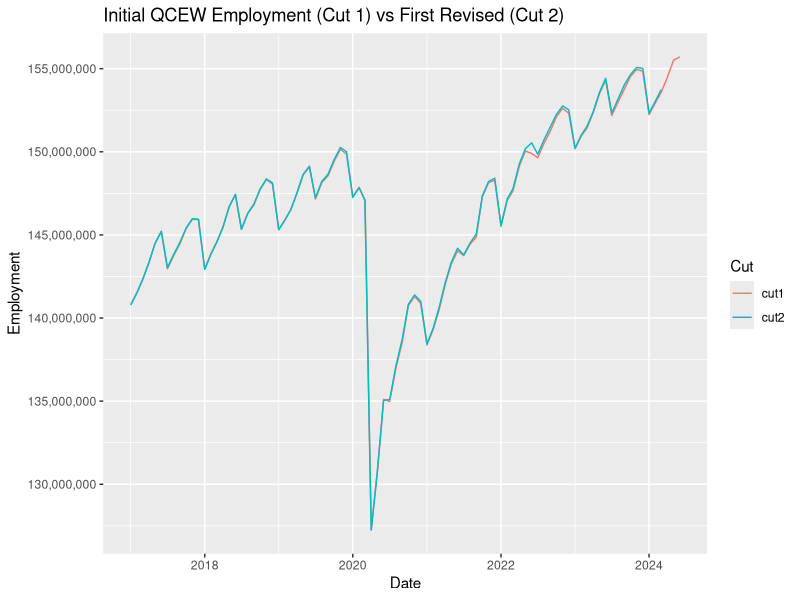
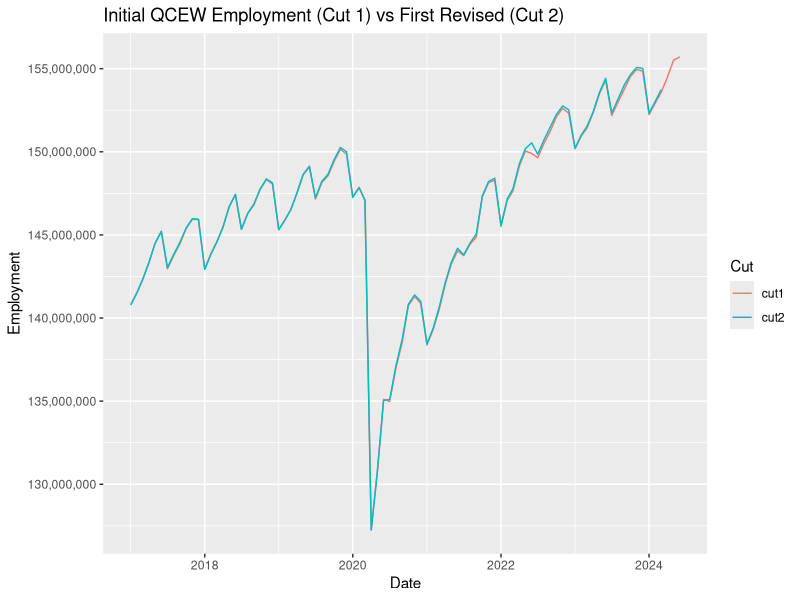
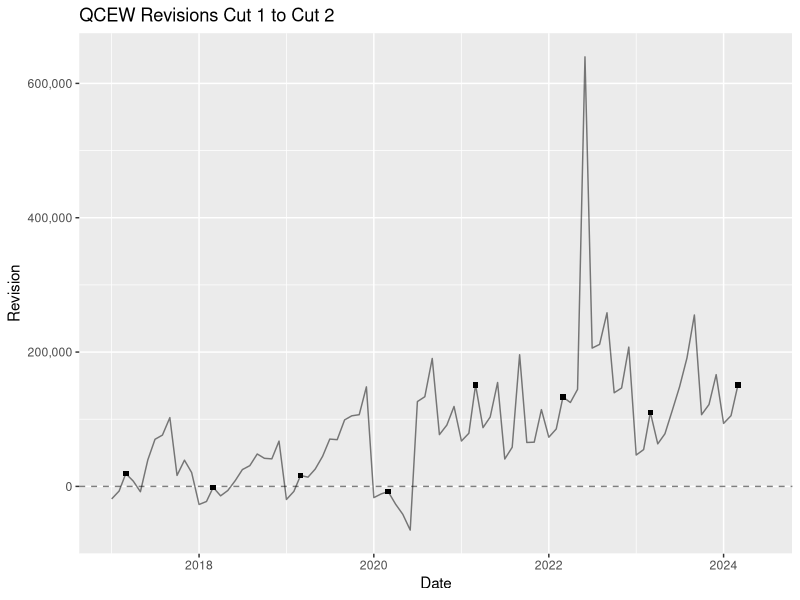
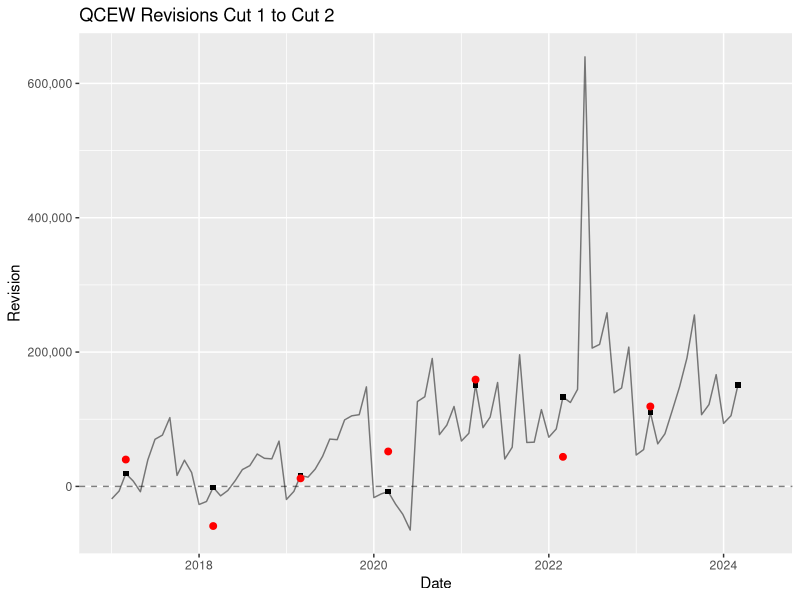

Reproduce these figures in R, in order.

#load libraries
library(tidyverse)
library(scales)

#pulled from here
#https://www.bls.gov/cew/revisions/qcew-revisions.csv
#get revisions to the QCEW
qcew_revisions <- read_csv("qcew-revisions.csv")

#read in the CES benchmark revisions preliminary and final
ces_revisions <- read_csv("ces_revisions.csv")

#add the date and the difference between the prelim and final
ces_revisions <- ces_revisions %>% 
                  mutate(diff=(Final-Prelim)*1000,
                         date = as.Date(paste0(March,"-3-1"),
                          format="%Y-%m-%d") ) 

#fix the names of the dataset so it's easier to use
names(qcew_revisions) <- tolower(make.names(names(qcew_revisions))) 
                         
#I am only considering US revisions right now
qcew_revisions <- qcew_revisions %>% 
                    #Subset data to national employment and drop establishment counts
                    filter(area=="United States",                
                           str_detect(field,"Employment")) %>%
                    #convert 'field' into a month name and number field
                    mutate(monthn = trimws(str_remove(field," Employment")),
                           month = map_int(monthn,\(x){ which(x==month.name)})) %>% 
                    #CES only keep the initial QCEW values and its two revisions
                    select( year, quarter, initial.value,monthn, month,
                            first.revised.value) %>% 
                    #rename the values so that they're easier to use
                    rename( cut1 = initial.value, 
                            cut2 = first.revised.value) %>% 
                    #convert columns to numeric
                    #also create a date variable
                    mutate(across(matches("cut"),\(x){as.numeric(x)}),
                           date= as.Date(paste0(year,"-",month,"-1"),
                                         format="%Y-%m-%d"))

###cut1 cut2 plot
qcew_revisions %>% 
  pivot_longer(matches("cut")) %>% 
  ggplot(aes(x=date,y=value,col=name)) + 
  geom_line() +
  scale_y_continuous( labels= scales::comma_format(),
                      n.breaks = 8 ) + 
  labs(title="Initial QCEW Employment (Cut 1) vs First Revised (Cut 2)",
       col="Cut",
       y= "Employment",
       x= "Date")


###cut1 cut2 plot
qcew_revisions %>% 
  pivot_longer(matches("cut")) %>% 
  ggplot(aes(x=date,y=value,col=name)) + 
  geom_line() +
    scale_y_continuous( labels= scales::comma_format(),
                      n.breaks = 8 ) + 
  labs(title="Initial QCEW Employment (Cut 1) vs First Revised (Cut 2)",
       col="Cut",
       y= "Employment",
       x= "Date")


#plot revisions BUT only highlight march
qcew_revisions %>%  
  mutate(rev=cut2-cut1) %>% 
  ggplot(aes(x=date,y=rev)) + 
  geom_line(alpha=.5) + 
  geom_point(aes(x=date,y=rev,shape=if_else(month==3,15,NA) ))+
  scale_shape_identity()+
  geom_hline(yintercept = 0,col=alpha("black",alpha = .5),linetype = 2)+
  scale_y_continuous( labels= scales::comma_format()) + 
  labs(title="QCEW Revisions Cut 1 to Cut 2",
       y= "Revision",
       x= "Date")



#plot revisions BUT only highlight march
qcew_revisions %>%  
  mutate(rev=cut2-cut1) %>% 
  ggplot(aes(x=date,y=rev)) + 
  geom_line(alpha=.5) + 
  geom_point(aes(x=date,y=rev,shape=if_else(month==3,15,NA) ))+
  scale_shape_identity()+
  geom_hline(yintercept = 0,col=alpha("black",alpha = .5),linetype = 2)+
  scale_y_continuous( labels= scales::comma_format()) + 
  labs(title="QCEW Revisions Cut 1 to Cut 2",
       y= "Revision",
       x= "Date") + 
  geom_point(aes(x=date,y=diff),col="red",size=2,
             data=ces_revisions %>% filter(year(date)>=2017))

